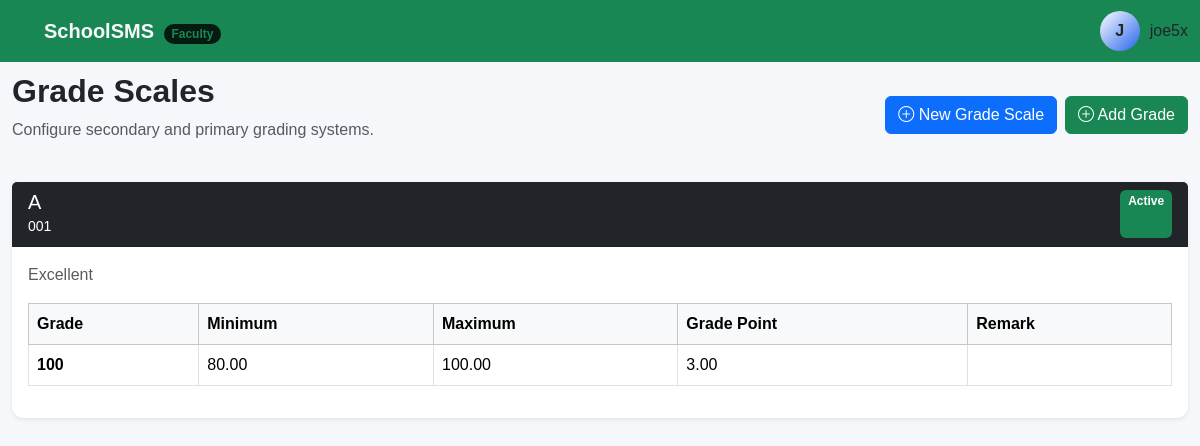
/assessments/grade-scales/ (signed in), run on the app's committed database.
### accounts/models.py (models this page shows, shortened)
class User(AbstractUser):
    class Role(models.TextChoices):
        SUPER_ADMIN = (
            "super_admin",
            "Super Administrator",
        )
        SCHOOL_ADMIN = (
            "school_admin",
            "School Administrator",
        )
        PRINCIPAL = (
            "principal",
            "Principal",
        )
        VICE_PRINCIPAL = (
            "vice_principal",
            "Vice Principal",
        )
        HEAD_TEACHER = (
            "head_teacher",
            "Head Teacher",
        )
        TEACHER = (
            "teacher",
            "Teacher",
        )
        FORM_TEACHER = (
            "form_teacher",
            "Form Teacher",
        )
        BURSAR = (
            "bursar",
            "Bursar",
        )
        ACCOUNTANT = (
            "accountant",
            "Accountant",
        )
        REGISTRAR = (
            "registrar",
            "Registrar",
        )
        STUDENT = (
            "student",
            "Student",
        )
        PARENT = (
            "parent",
            "Parent/Guardian",
        )
    school = models.ForeignKey(
        "schools.School",
        on_delete=models.SET_NULL,
        null=True,
        blank=True,
        related_name="users",
    )
    role = models.CharField(
        max_length=30,
        choices=Role.choices,
        default=Role.TEACHER,
    )
    phone = models.CharField(
        max_length=20,
        blank=True,
    )
    staff_id = models.CharField(
        max_length=50,
        null=True,
        blank=True,
    )
    profile_photo = models.ImageField(
        upload_to="accounts/profiles/",
        blank=True,
        null=True,
    )
    address = models.TextField(
        blank=True,
    )
    date_of_birth = models.DateField(
        blank=True,
        null=True,
    )
    is_verified = models.BooleanField(
        default=False,
    )
    created_at = models.DateTimeField(
        auto_now_add=True,
    )
    updated_at = models.DateTimeField(
        auto_now=True,
    )
    class Meta:
        ordering = [
            "first_name",
            "last_name",
        ]
        constraints = [
            models.UniqueConstraint(
                fields=[
                    "school",
                    "staff_id",
                ],
                condition=Q(
                    staff_id__isnull=False,
                ),
                name="unique_staff_id_per_school",
            ),
        ]

### assessments/models.py (models this page shows, shortened)
class GradeScale(models.Model):
    name = models.CharField(
        max_length=100,
        unique=True,
    )
    code = models.CharField(
        max_length=50,
        unique=True,
    )
    description = models.TextField(
        blank=True,
    )
    is_active = models.BooleanField(
        default=True,
    )
    created_at = models.DateTimeField(
        auto_now_add=True,
    )
    updated_at = models.DateTimeField(
        auto_now=True,
    )
    class Meta:
        ordering = ["name"]

class GradeScaleItem(models.Model):
    grade_scale = models.ForeignKey(
        GradeScale,
        on_delete=models.CASCADE,
        related_name="items",
    )
    grade = models.CharField(
        max_length=20,
    )
    min_score = models.DecimalField(
        max_digits=5,
        decimal_places=2,
    )
    max_score = models.DecimalField(
        max_digits=5,
        decimal_places=2,
    )
    grade_point = models.DecimalField(
        max_digits=4,
        decimal_places=2,
        null=True,
        blank=True,
    )
    remark = models.CharField(
        max_length=100,
        blank=True,
    )
    display_order = models.PositiveSmallIntegerField(
        default=1,
    )
    class Meta:
        ordering = [
            "-min_score",
            "display_order",
        ]
        constraints = [
            models.UniqueConstraint(
                fields=[
                    "grade_scale",
                    "grade",
                ],
                name="unique_grade_in_scale",
            ),
        ]

### assessments/views.py (the view)
@login_required
def grade_scale_list(request):
    scales = (
        GradeScale.objects
        .filter(is_active=True)
        .prefetch_related("items")
    )
    return render(
        request,
        "assessments/gradescales/list.html",
        {
            "scales": scales,
        },
    )

### templates/assessments/gradescales/list.html (shortened to what this page needs)
{% extends "base.html" %}
{% block content %}
<div class="container-fluid py-4">
    <div class="d-flex justify-content-between align-items-center mb-4">
        <div>
            <h2 class="fw-bold">
                Grade Scales
            </h2>
            <p class="text-muted">
                Configure secondary and primary grading systems.
            </p>
        </div>
        <div class="d-flex gap-2">
            <a
                href="{% url 'assessments:grade_scale_create' %}"
                class="btn btn-primary"
            >
                <i class="bi bi-plus-circle"></i>
                New Grade Scale
            </a>
            <a
                href="{% url 'assessments:grade_scale_item_create' %}"
                class="btn btn-success"
            >
                <i class="bi bi-plus-circle"></i>
                Add Grade
            </a>
        </div>
    </div>
    {% for scale in scales %}
    <div class="card shadow-sm border-0 mb-4">
        <div class="card-header bg-dark text-white">
            <div class="d-flex justify-content-between">
                <div>
                    <h5 class="mb-0">
                        {{ scale.name }}
                    </h5>
                    <small>
                        {{ scale.code }}
                    </small>
                </div>
                <span class="badge bg-success">
                    Active
                </span>
            </div>
        </div>
        <div class="card-body">
            {% if scale.description %}
                <p class="text-muted">
                    {{ scale.description }}
                </p>
            {% endif %}
            <div class="table-responsive">
                <table class="table table-bordered">
                    <thead class="table-light">
                        <tr>
                            <th>Grade</th>
                            <th>Minimum</th>
                            <th>Maximum</th>
                            <th>Grade Point</th>
                            <th>Remark</th>
                        </tr>
                    </thead>
                    <tbody>
                        {% for item in scale.items.all %}
                        <tr>
                            <td>
                                <strong>
                                    {{ item.grade }}
                                </strong>
                            </td>
                            <td>
                                {{ item.min_score }}
                            </td>
                            <td>
                                {{ item.max_score }}
                            </td>
                            <td>
                                {{ item.grade_point|default:"-" }}
                            </td>
                            <td>
                            </td>
                        </tr>
                        {% endfor %}
                    </tbody>
                </table>
            </div>
        </div>
    </div>
    {% empty %}
    <div class="alert alert-info">
        No grade scales have been configured.
    </div>
    {% endfor %}
</div>
{% endblock %}

### templates/base.html (shortened to what this page needs)
{% load static %}
<!DOCTYPE html>
<html lang="en">
<head>
    <link
        href="https://cdn.jsdelivr.net/npm/bootstrap@5.3.3/dist/css/bootstrap.min.css"
        rel="stylesheet"
    >
    <link
        href="https://cdn.jsdelivr.net/npm/bootstrap-icons@1.11.3/font/bootstrap-icons.css"
        rel="stylesheet"
    >
     <link
     rel="stylesheet"
     href="{% static 'css/sms.css' %}"
    >
</head>
<body>
    <nav class="navbar fixed-top bg-success" data-bs-theme="dark">
    <div class="container-fluid d-flex justify-content-between align-items-center">
        {% if request.user.role == 'super_admin' %}
            <a class="navbar-brand d-flex align-items-center gap-2 fw-bold text-light text-decoration-none" href="/admin/">
                <i class="bi bi-shield-lock-fill text-danger fs-4"></i>
                <span>SchoolSMS <span class="badge bg-danger-subtle text-danger rounded-pill fs-8 ms-1">Root</span></span>
            </a>
        {% elif request.user.role == 'head_teacher' or request.user.role == 'teacher' or request.user.role == 'form_teacher' %}
            <a class="navbar-brand d-flex align-items-center gap-2 fw-bold text-light text-decoration-none" href="{% url 'dashboard:dashboard' %}">
                <i class="bi bi-journal-bookmark-fill text-success fs-4"></i>
                <span>SchoolSMS <span class="badge bg-success-subtle text-success rounded-pill fs-8 ms-1">Faculty</span></span>
            </a>
        {% elif request.user.role == 'bursar' or request.user.role == 'accountant' %}
            <a class="navbar-brand d-flex align-items-center gap-2 fw-bold text-light text-decoration-none" href="{% url 'dashboard:dashboard' %}">
                <i class="bi bi-wallet2 text-warning fs-4"></i>
                <span>SchoolSMS <span class="badge bg-warning-subtle text-warning rounded-pill fs-8 ms-1">Finance</span></span>
            </a>
        {% elif request.user.role == 'parent' %}
            <a class="navbar-brand d-flex align-items-center gap-2 fw-bold text-light text-decoration-none" href="{% url 'dashboard:dashboard' %}">
                <i class="bi bi-people-fill text-light fs-4"></i>
                <span>SchoolSMS <span class="badge bg-light text-light rounded-pill fs-8 ms-1">Parent Portal</span></span>
            </a>
        {% else %}
            <a class="navbar-brand d-flex align-items-center gap-2 fw-bold text-light text-decoration-none" href="{% url 'dashboard:dashboard' %}">
                <i class="bi bi-mortarboard-fill text-primary fs-4"></i>
                <span>SchoolSMS</span>
            </a>
        {% endif %}
        <div class="d-flex gap-2">
            <div class="user-profile">
                <div class="avatar">
                    {{ user.username|first|upper }}
                </div>
                <span>
                    {{ user.username }}
                </span>
            </div>
        </div>
    </div>
</nav>
<div class="container-fluid pt-4 mt-4">
</div>
{% block content %}
{% endblock %}
</body>
</html>

### templates/base.html (style rules this page uses)
:root { --bg: #0b0b12; --sidebar: #11111a; --card: #151520; --border: #262638; --text: #ffffff; --muted: #fff; --primary: #ffffff; --secondary: #2563eb; }
body { background: #f5f7fb; font-family: Arial, sans-serif; }
.card { border: 0; border-radius: 12px; box-shadow: 0 2px 10px rgba(0, 0, 0, 0.05); }
.table th { white-space: nowrap; }
.fs-8 { font-size: 0.75rem; }
.user-profile { display: flex; align-items: center; gap: 10px; }
.avatar { width: 40px; height: 40px; display: flex; justify-content: center; align-items: center; border-radius: 50%; background: linear-gradient( 135deg, var(--primary), var(--secondary) ); font-weight: bold; }

### data on the page
User: username|first "J", username "joe5x"
GradeScale: name "A", code "001", description "Excellent"
GradeScaleItem: grade "100", min_score "80.00", max_score "100.00", grade_point "3.00"
